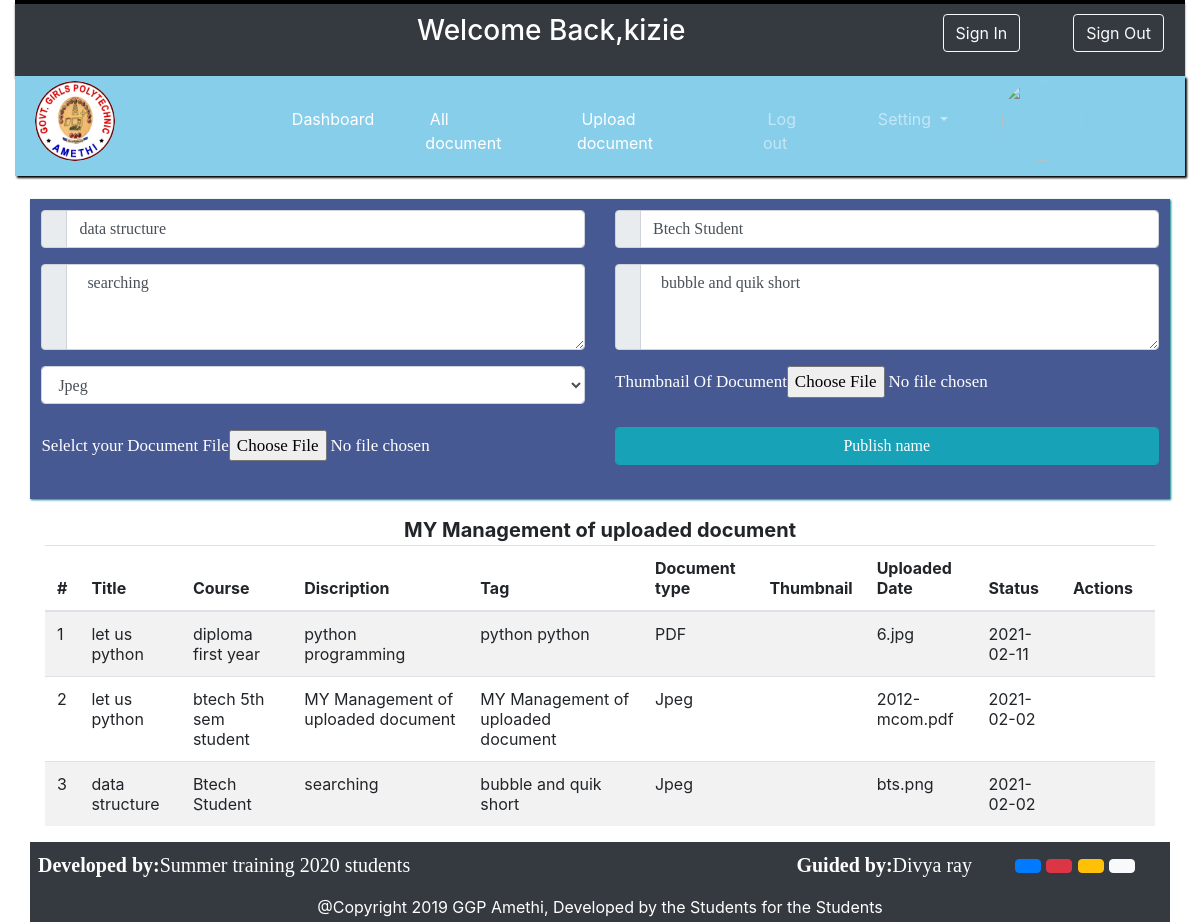
Screenshot of /editdocument.php?id1=44 (signed in) with the database file from the repository.
### tables this page shows
CREATE TABLE IF NOT EXISTS `studydocument` (
  `id` int(11) NOT NULL AUTO_INCREMENT,
  `title` varchar(200) DEFAULT NULL,
  `course` varchar(50) DEFAULT NULL,
  `description` text DEFAULT NULL,
  `tag` text DEFAULT NULL,
  `doctype` varchar(50) DEFAULT NULL,
  `thumbnail` varchar(300) DEFAULT NULL,
  `documentname` varchar(300) DEFAULT NULL,
  `date` varchar(50) DEFAULT NULL,
  `status` varchar(50) DEFAULT NULL,
  `userid` varchar(200) DEFAULT NULL,
  PRIMARY KEY (`id`)
);

### editdocument.php (the view, shortened to what this page needs)
<?php
$id=$_REQUEST['id1'];
	include('connection.php');
	$query="select * from studydocument where id=$id";
	$data=mysqli_query($con,$query);
	$res=mysqli_fetch_array($data);
	$title=$res[1];
	$des=$res[3];
	$course=$res[2];
    $tag=$res[4];
	$thumb=$res[6];
	$doc=$res[7];
?>
<html>
<head>
<link href="css/bootstrap.css" rel="stylesheet" text="type/css"/>
<link href="css/font.css" rel="stylesheet"/></head>
<body>
<div class="container-fluid">
<?php include('userheader.php');?>
<div class="container-fluid" style="min-height:500px;">
<form action="" method="Post" enctype="multipart/form-data">
<div class="row">
<div class="col-sm-12" style="margin-top:2%;padding:1%;min-height:300px;font-size:15px;font-family:Times New Roman;background
:#475993;box-shadow:1px 1px 2px teal;">
<div class="row">
<div class="col-sm-6">
<div class="input-group mb-3">
  <div class="input-group-prepend">
    <span class="input-group-text" id="basic-addon1"><i class="fa fa-pencil"></i></span>
  </div>
  <input type="text" class="form-control" name="title"
  placeholder="Title of Document" aria-label="Username" aria-describedby="basic-addon1" value="<?php echo $title?>">
</div>
</div>
<div class="col-sm-6">
<div class="input-group mb-3">
  <div class="input-group-prepend">
    <span class="input-group-text" id="basic-addon1"><i class="fa fa-book"></i></span>
  </div>
  <input type="text" class="form-control" name="course"
  placeholder="For which course student branch" aria-label="Username" aria-describedby="basic-addon1"
  value="<?php echo $course?>">
</div>
</div>
<div class="col-sm-6">
<div class="input-group mb-3">
  <div class="input-group-prepend">
    <span class="input-group-text" id="basic-addon1"><i class="fa fa-pencil"></i></span>
  </div>
  <textarea class="form-control" placeholder="Description/Definiton about the title object"
 rows="3" name="description" aria-label="Username"
  aria-describedby="basic-addon1"><?php echo $des?>
  </textarea>
</div>
</div>
<div class="col-sm-6">
<div class="input-group mb-3">
  <div class="input-group-prepend">
    <span class="input-group-text" id="basic-addon1"><i class="fa fa-pencil"></i></span>
  </div>
  <textarea class="form-control" placeholder="tag for searching" rows="3" name="tag"
  aria-label="Username" aria-describedby="basic-addon1"><?php echo $tag?>
  </textarea>
</div>
</div>
<div class="col-sm-6">
<select class="form-control" name="doctype">
<option>Jpeg</option>
</select>
</div>
<div class="col-sm-6" style="font-size:17px;color:white;">
Thumbnail Of Document<input type="file" name="thumbnail" value="<?php echo $thumb;?>"/>
</div>
<div class="col-sm-6" style="font-size:17px;color:white;"></br>
Selelct your Document File<input type="file" name="document" value="<?php echo $doc;?>"/>
</div>
<div class="col-sm-6"></br>
<input type="submit" name="sub" class="form-control btn btn-info" value="Publish name"/>
</div>
</div>
</div>
</form>
</div>
<div>
<div class="col-sm-12" style="text-align:center; font-weight:bold; font-size:20px;">MY Management of uploaded document</div>
<table class="table table-striped">
  <thead>
    <tr>
      <th scope="col">#</th>
      <th scope="col">Title</th>
      <th scope="col">Course</th>
      <th scope="col">Discription</th>
      <th scope="col">Tag</th>
      <th scope="col">Document type</th>
      <th scope="col">Thumbnail</th>
      <th scope="col">Uploaded Date</th>
      <th scope="col">Status</th>
      <th scope="col">Actions</th>
    </tr>
  </thead>
  <tbody>
    <?php
    include('connection.php');
	$user=$_SESSION['eid'];
	$query="SELECT * FROM `studydocument` WHERE userid='$user' ORDER BY id DESC";
	$data=mysqli_query($con,$query);
	$i=1;
	while($row=mysqli_fetch_array($data)){
?>
<tr>
<td><?php echo $i;?></td>
<td><?php echo $row[1] ?></td>
<td><?php echo $row[2] ?></td>
<td><?php echo $row[3] ?></td>
<td><?php echo $row[4] ?></td>
<td><?php echo $row[5] ?></td>
<td><a href="ProfilePic/<?php $row[6] ?>"><i class="fa fa-download"></i></a></td>
<td><?php echo $row[7] ?></td>
<td><?php echo $row[8] ?></td>
<td><a href="editdocument.php?id1=<?php echo $row[0] ?>"><i class="fa fa-pencil" style="color:green;font-size:15px;"></i></a>
</td>
</tr>
	<?php
	$i++;
	}
	?>
  </tbody>
</table>
</div>
<?php include('userfooter.php');?>
</body>
</html>

### rows the page displays
studydocument: title "data structure", course "Btech Student", description "searching", tag "bubble and quik short", doctype "Jpeg", documentname "bts.png", date "2021-02-02"
studydocument: title "let us python", course "diploma first year", description "python programming", tag "python python", doctype "PDF", documentname "6.jpg", date "2021-02-11"
studydocument: title "let us python", course "btech 5th sem student", description "MY Management of uploaded document", tag "MY Management of uploaded document", doctype "Jpeg", documentname "2012-mcom.pdf", date "2021-02-02"

### other values shown
$_SESSION['name'] "kizie"
